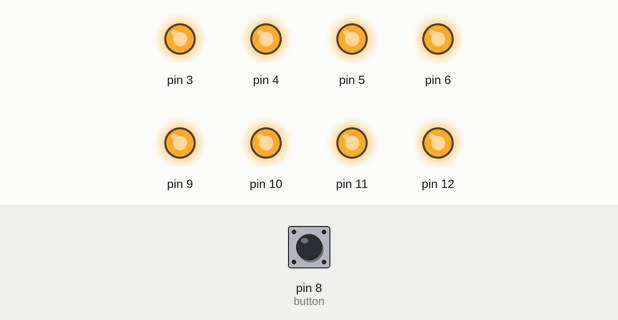
A sketch run on a simulated Arduino Mega 2560, built with avr-gcc and run on an emulated ATmega2560. Parts: output pins drawn as LEDs (lit = HIGH). Dashed ring = blinking. The inputs (shaded band) are chosen by the test bench; at power-on: pin 8 (button) HIGH.

Above: at 1.2 s.
1.3 s: pin 8 (button) pulled LOW for 0.15 s
At 2.0 s:
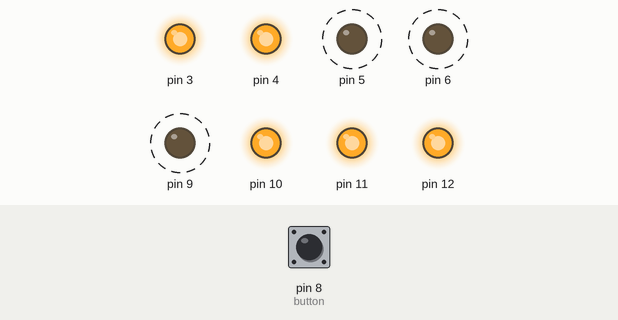
4.3 s: pin 8 (button) pulled LOW for 1 s
At 5.68 s:
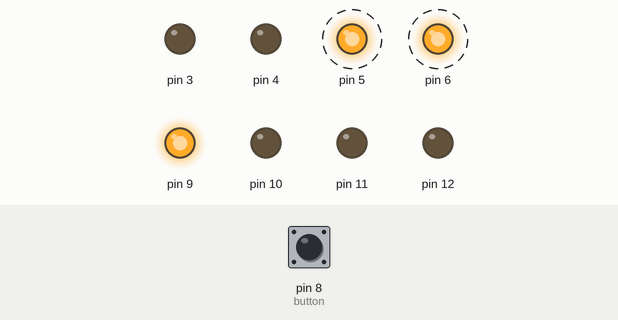
7.4 s: pin 8 (button) pulled LOW for 0.15 s
At 8.9 s:
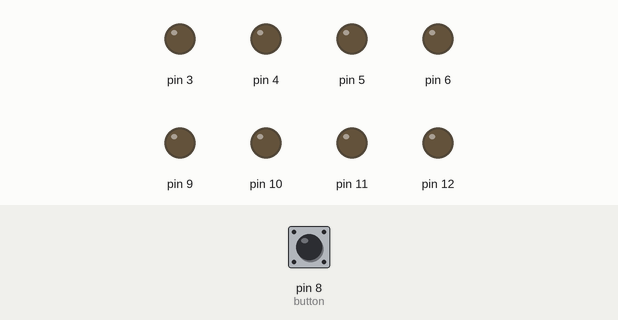
9.5 s: pin 8 (button) pulled LOW for 1 s
13.5 s: pin 8 (button) pulled LOW for 3.2 s
Timing chart, 0 to 19.8 s (numbered marks = the images above; inputs shaded):
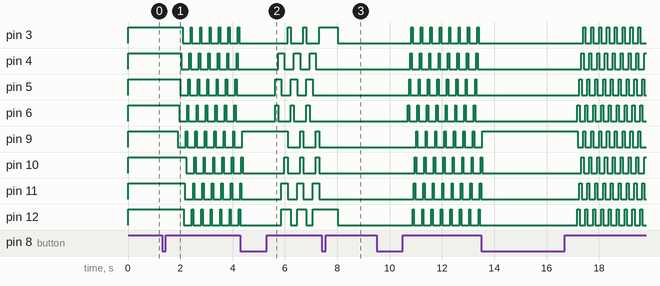

Measured:
- after the input at 1.3 s, pin 3: alternates HIGH for 0.05 s and LOW for 0.31 s, starting after 0.79 s; pin 4: alternates HIGH for 0.05 s and LOW for 0.31 s, starting after 0.74 s
- after the input at 4.3 s, pin 3: alternates HIGH for 0.12 s and LOW for 0.48 s, starting after 1.8 s; pin 4: alternates HIGH for 0.24 s and LOW for 0.36 s, starting after 1.4 s
- after the input at 7.4 s, pin 4–6, pin 9–11: stops changing and stays LOW
- after the input at 9.5 s, pin 3, pin 4: alternates HIGH for 0.05 s and LOW for 0.31 s, starting after 1.3 s

The sketch:

arduino-led-eyes.ino
```cpp
// (licence header left out)
    int led_int = 13; // pin 1 - AKA the built in red LED
    // Needed
    //  Array of seq
    //  Define degree vars and up/down/left/right
    int button = 8;
    int delay_spin = 40;
    int delay_spin_dual = 70;
    int mode = 1; //current mode
    int maxmode = 5; //# of modes

    // the setup routine runs once when you press reset:
    void setup() {
    // initialize the digital pins as output.
    pinMode(6, OUTPUT);
    pinMode(5, OUTPUT);
    pinMode(4, OUTPUT);
    pinMode(3, OUTPUT);
    pinMode(12, OUTPUT);
    pinMode(11, OUTPUT);
    pinMode(10, OUTPUT);
    pinMode(9, OUTPUT);
    pinMode(button, INPUT);
    // setting input pins to high means turning on internal pull-up resistors
    digitalWrite(button, HIGH);
    // remember, the buttons are active-low, they read LOW when they are not pressed

    }


   void spin_dual() {
    digitalWrite(6, HIGH);
    digitalWrite(12, HIGH);
    delay(5);
    digitalWrite(9, LOW);
    digitalWrite(3, LOW);
    delay(delay_spin_dual);
    digitalWrite(5, HIGH);
    digitalWrite(11, HIGH);
    delay(5);
    digitalWrite(6, LOW);
    digitalWrite(12, LOW);
    delay(delay_spin_dual);
    digitalWrite(4, HIGH);
    digitalWrite(10, HIGH);
    delay(5);
    digitalWrite(5, LOW);
    digitalWrite(11, LOW);
    delay(delay_spin_dual);
    digitalWrite(3, HIGH);
    digitalWrite(9, HIGH);
    delay(5);
    digitalWrite(4, LOW);
    digitalWrite(10, LOW);
    delay(delay_spin_dual);
   }

   void spin() {
    digitalWrite(6, HIGH);
    delay(5);
    digitalWrite(9, LOW);
    delay(delay_spin);
    digitalWrite(5, HIGH);
    delay(5);
    digitalWrite(6, LOW);
    delay(delay_spin);
    digitalWrite(4, HIGH);
    delay(5);
    digitalWrite(5, LOW);
    delay(delay_spin);
    digitalWrite(3, HIGH);
    delay(5);
    digitalWrite(4, LOW);
    delay(delay_spin);
    digitalWrite(12, HIGH);
    delay(5);
    digitalWrite(3, LOW);
    delay(delay_spin);
    digitalWrite(11, HIGH);
    delay(5);
    digitalWrite(12, LOW);
    delay(delay_spin);
    digitalWrite(10, HIGH);
    delay(5);
    digitalWrite(11, LOW);
    delay(delay_spin);
    digitalWrite(9, HIGH);
    delay(5);
    digitalWrite(10, LOW);
    delay(delay_spin);
   }

   void allon() {
        digitalWrite(6, HIGH);
        digitalWrite(5, HIGH);
        digitalWrite(4, HIGH);
        digitalWrite(3, HIGH);
        digitalWrite(12, HIGH);
        digitalWrite(11, HIGH);
        digitalWrite(10, HIGH);
        digitalWrite(9, HIGH);
   }

   void alloff() {
          digitalWrite(6, LOW);
          digitalWrite(5, LOW);
          digitalWrite(4, LOW);
          digitalWrite(3, LOW);
          digitalWrite(12, LOW);
          digitalWrite(11, LOW);
          digitalWrite(10, LOW);
          digitalWrite(9, LOW);
   }

void pulse() {
        digitalWrite(6, HIGH);
        digitalWrite(5, HIGH);
        digitalWrite(4, HIGH);
        digitalWrite(3, HIGH);
        digitalWrite(12, HIGH);
        digitalWrite(11, HIGH);
        digitalWrite(10, HIGH);
        digitalWrite(9, HIGH);
        delay(1200);
        digitalWrite(6, LOW);
        digitalWrite(5, LOW);
        digitalWrite(4, LOW);
        digitalWrite(3, LOW);
        digitalWrite(12, LOW);
        digitalWrite(11, LOW);
        digitalWrite(10, LOW);
        digitalWrite(9, LOW);
        delay(1200);
}

void random1() {
  //This isn't really random and need to rewrite with a random() or similar function
        int delay_random1 = 120;
        digitalWrite(12, LOW);
        digitalWrite(6, HIGH);
        digitalWrite(3, LOW);
        digitalWrite(5, HIGH);
        delay(delay_random1);
        digitalWrite(4, HIGH);
        digitalWrite(6, LOW);
        delay(delay_random1);
        digitalWrite(12, HIGH);
        digitalWrite(5, LOW);
        digitalWrite(11, HIGH);
        delay(delay_random1);
        digitalWrite(4, LOW);
        digitalWrite(10, HIGH);
        digitalWrite(9, HIGH);
        delay(delay_random1);
        digitalWrite(11, LOW);
        digitalWrite(3, HIGH);
        digitalWrite(10, LOW);
        digitalWrite(9, LOW);
        delay(delay_random1);
   }


    // the loop routine runs over and over again forever:
    void loop() {
    if (digitalRead(button) == HIGH){  //If button unpressed
      if (mode == 1) {
        allon();
      }
      if (mode == 2) {
        spin();
      }
      if (mode == 3) {
        spin_dual();
      }
      if (mode == 4) {
        random1();
      }
      if (mode == 5)  {
        alloff();
      }
    }

    if (digitalRead(button) == LOW) //Button press.  interate mode
     {
      digitalWrite(led_int, HIGH);
      delay(600);
      digitalWrite(led_int, LOW);
      mode = mode + 1;
      if (mode > maxmode) {  //cycle from beginning
        mode = 1;
      }
     }
    }
```
